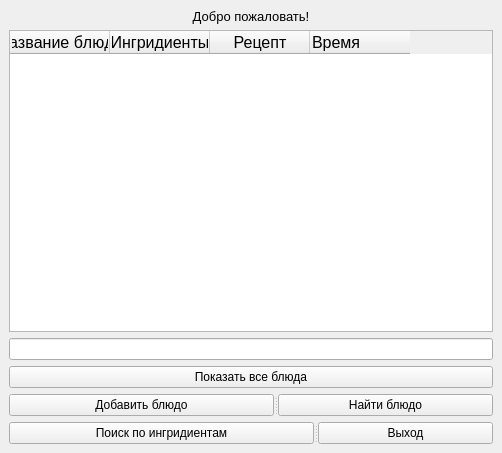
<?xml version="1.0" encoding="UTF-8"?>
<ui version="4.0">
 <class>MainWindow</class>
 <widget class="QMainWindow" name="MainWindow">
  <property name="geometry">
   <rect>
    <x>0</x>
    <y>0</y>
    <width>502</width>
    <height>453</height>
   </rect>
  </property>
  <property name="windowTitle">
   <string>MainWindow</string>
  </property>
  <widget class="QWidget" name="centralwidget">
   <layout class="QVBoxLayout" name="verticalLayout">
    <item>
     <widget class="QLabel" name="l1">
      <property name="text">
       <string>&lt;html&gt;&lt;head/&gt;&lt;body&gt;&lt;p align=&quot;center&quot;&gt;&lt;span style=&quot; font-size:10pt;&quot;&gt;Добро пожаловать!&lt;/span&gt;&lt;/p&gt;&lt;/body&gt;&lt;/html&gt;</string>
      </property>
     </widget>
    </item>
    <item>
     <widget class="QTableWidget" name="tableWidget">
      <property name="maximumSize">
       <size>
        <width>531</width>
        <height>16777215</height>
       </size>
      </property>
      <property name="baseSize">
       <size>
        <width>0</width>
        <height>0</height>
       </size>
      </property>
      <property name="focusPolicy">
       <enum>Qt::StrongFocus</enum>
      </property>
      <property name="toolTip">
       <string>&lt;html&gt;&lt;head/&gt;&lt;body&gt;&lt;p align=&quot;justify&quot;&gt;&lt;span style=&quot; font-size:12pt;&quot;&gt;&lt;br/&gt;&lt;/span&gt;&lt;/p&gt;&lt;/body&gt;&lt;/html&gt;</string>
      </property>
      <property name="styleSheet">
       <string notr="true"/>
      </property>
      <attribute name="verticalHeaderDefaultSectionSize">
       <number>30</number>
      </attribute>
      <attribute name="verticalHeaderShowSortIndicator" stdset="0">
       <bool>false</bool>
      </attribute>
      <column>
       <property name="text">
        <string>Название блюда</string>
       </property>
       <property name="font">
        <font>
         <pointsize>12</pointsize>
         <italic>false</italic>
         <underline>false</underline>
         <kerning>false</kerning>
        </font>
       </property>
      </column>
      <column>
       <property name="text">
        <string>Ингридиенты</string>
       </property>
       <property name="font">
        <font>
         <pointsize>12</pointsize>
        </font>
       </property>
      </column>
      <column>
       <property name="text">
        <string>Рецепт</string>
       </property>
       <property name="font">
        <font>
         <pointsize>12</pointsize>
        </font>
       </property>
      </column>
      <column>
       <property name="text">
        <string>Время</string>
       </property>
       <property name="font">
        <font>
         <pointsize>12</pointsize>
         <weight>50</weight>
         <bold>false</bold>
         <stylestrategy>PreferDefault</stylestrategy>
         <kerning>false</kerning>
        </font>
       </property>
       <property name="textAlignment">
        <set>AlignLeading|AlignVCenter</set>
       </property>
      </column>
     </widget>
    </item>
    <item>
     <widget class="QLineEdit" name="lineEdit"/>
    </item>
    <item>
     <widget class="QPushButton" name="pushButton">
      <property name="text">
       <string>Показать все блюда</string>
      </property>
     </widget>
    </item>
    <item>
     <widget class="QSplitter" name="splitter">
      <property name="orientation">
       <enum>Qt::Horizontal</enum>
      </property>
      <widget class="QPushButton" name="pushButton_2">
       <property name="text">
        <string>Добавить блюдо</string>
       </property>
      </widget>
      <widget class="QPushButton" name="pushButton_3">
       <property name="text">
        <string>Найти блюдо</string>
       </property>
      </widget>
     </widget>
    </item>
    <item>
     <widget class="QSplitter" name="splitter_2">
      <property name="orientation">
       <enum>Qt::Horizontal</enum>
      </property>
      <widget class="QPushButton" name="pushButton_5">
       <property name="text">
        <string>Поиск по ингридиентам</string>
       </property>
      </widget>
      <widget class="QPushButton" name="pushButton_4">
       <property name="text">
        <string>Выход</string>
       </property>
      </widget>
     </widget>
    </item>
   </layout>
  </widget>
 </widget>
 <resources/>
 <connections/>
</ui>
